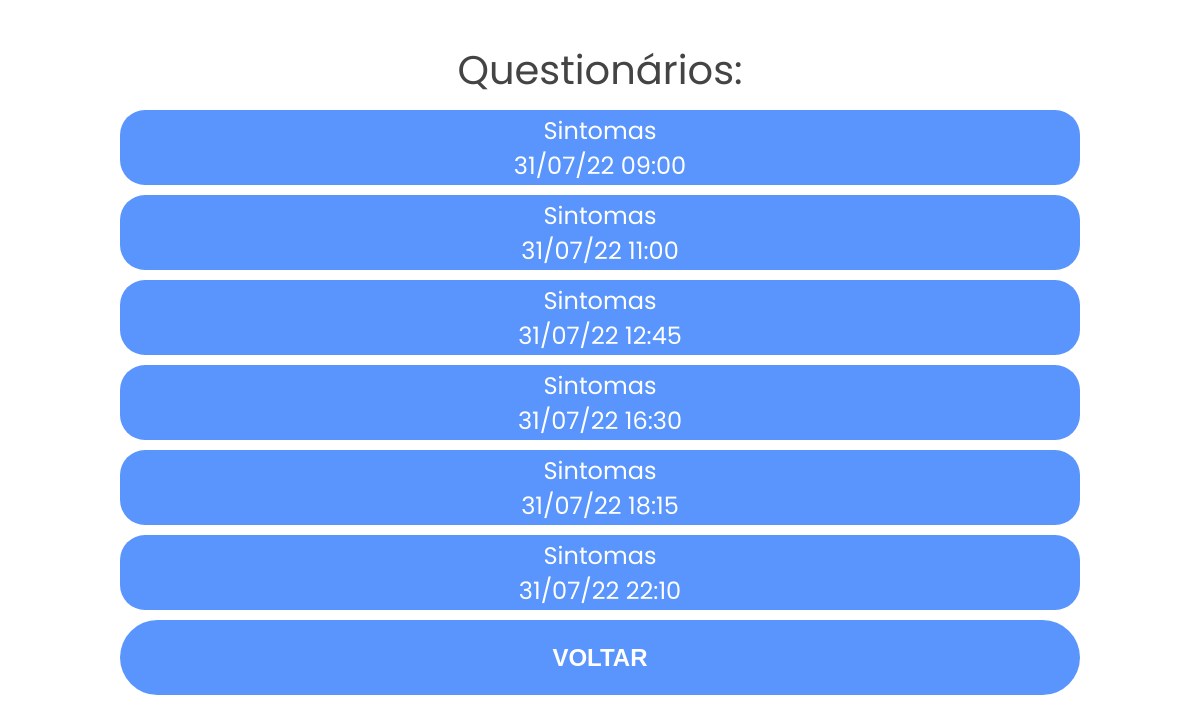
The page /assessments (signed in) on the database its author committed.
### website/models.py (models this page shows)
class Assessment(db.Model):
    id = db.Column(db.Integer, primary_key=True)
    testType = db.Column(db.String(150))
    patient_id = db.Column(db.Integer, db.ForeignKey('patient.id'))
    currentTime = db.Column(db.DateTime)
    doctorNotes = db.Column(db.String(10000))
    questions = db.relationship('Question')

### website/views.py (the view)
@views.route('/assessments', methods=['GET']) # Ver lista de questionários
def assessments():
    userLogedIn = checkUserLogin()
    if userLogedIn[0]:
        assessmentListBefore = Assessment.query.filter_by(patient_id=current_user.id).all()
        assessmentListAfter = []
        for assessment in assessmentListBefore:
            questionComplete = [element for element in database_assessments if element['name'] == assessment.testType][0]
            questions = []
            for index, question in enumerate(questionComplete['questions']):
                questions.append(
                    {
                        'question': question['question'],
                        'answer': question['answers'][assessment.questions[index].answer - 1]
                    }
                )
            assessmentListAfter.append(
                {
                    'name': assessment.testType,
                    'time': assessment.currentTime,
                    'questions': questions
                }
            )
        return render_template('assessment_list.html', assessmentList=assessmentListAfter)
    else:
        return render_template('login_signup.html', error=userLogedIn[3], typeOfContainer=userLogedIn[4], username=userLogedIn[2], email=userLogedIn[1])

### website/__init__.py (called while the page is built)
def create_app():
    app = Flask(__name__)
    app.config['SECRET_KEY'] = 'SECRET KEY'
    app.config['SQLALCHEMY_DATABASE_URI'] = f'sqlite:///{DB_NAME}'
    app.config['SQLALCHEMY_TRACK_MODIFICATIONS'] = False
    db.init_app(app)
    from .views import views
    from .auth import auth
    app.register_blueprint(views, url_prefix='/')
    app.register_blueprint(auth, url_prefix='/')
    from .models import Game, Assessment, Doctor, Patient
    create_database(app)
    login_manager = LoginManager()
    login_manager.login_view = 'auth.login'
    login_manager.init_app(app)
    @login_manager.user_loader
    def load_user(id):
        return Patient.query.get(int(id))
    return app

### website/auth.py (called while the page is built)
def checkUserLogin():
    if not current_user.is_authenticated:
        error, typeOfContainer = manageSession()
        try:
            username = session['username']
            session['username'] = ''
        except:
            username = ''
        try:
            email = session['email']
            session['email'] = ''
        except:
            email = ''
        return False, email, username, error, typeOfContainer
    else:
        return True, '', ''

### website/templates/assessment_list.html (shortened to what this page needs)
<!DOCTYPE html>
<html lang="en">
  <head>
    <link
      rel="stylesheet"
      href="{{ url_for('static', filename='css/assessment_list.css') }}"
    />
  </head>
  <body>
    <div class="gamesContainer">
      <div>
        {% if assessmentList %}
          <div class="title">Questionários:</div>
          {% for assessment in assessmentList %}
          <span class="listDiv assessment-data" onclick="changeDisplay('assessment-data-{{loop.index}}')">
            <span class="align-center"><p>{{ assessment.name }}</p></span>
            <span class="align-center"><p>{{ assessment.time.strftime('%d/%m/%y %H:%M') }}</p></span>
          </span>
          {% endfor %}
        {% else %}
          <div class="title">Sem dados.</div>
        {% endif %}
      </div>
      <button id="back" class="btn">Voltar</button>
    </div>
  </body>
</html>

### website/static/css/assessment_list.css (style rules this page uses)
* { margin: 0; padding: 0; box-sizing: border-box; -webkit-touch-callout: none; -webkit-user-select: none; -khtml-user-select: none; -moz-user-select: none; -ms-user-select: none; user-select: none; }
body, input { font-family: "Poppins", sans-serif; }
.gamesContainer { position: absolute; width: 80%; margin-left: 10%; }
.listDiv { display: flex; justify-content: center; align-content: center; flex-direction: column; text-align: center; background-color: #5995fd; color: #fff; width: 100%; outline: none; font-size: 1.5em; border-radius: 25px; margin: 10px 0; cursor: pointer; transition: 0.5s; user-select: none; min-height: 75px; }
.btn { background-color: #5995fd; border: none; outline: none; height: 75px; font-size: 1.5rem; border-radius: 49px; color: #fff; text-transform: uppercase; font-weight: 600; cursor: pointer; transition: 0.5s; display: block; width: 100%; margin: 10px auto; }
.title { font-size: 2.5rem; color: #444; margin: 10px auto; margin-top: 5vh; text-align: center; }
.align-center { margin: 0 auto; }
p { margin: auto 20px; }

### rows shown on the page
Assessment: name "Sintomas", time "31/07/22 09:00"
Assessment: name "Sintomas", time "31/07/22 11:00"
Assessment: name "Sintomas", time "31/07/22 12:45"
Assessment: name "Sintomas", time "31/07/22 16:30"
Assessment: name "Sintomas", time "31/07/22 18:15"
Assessment: name "Sintomas", time "31/07/22 22:10"
